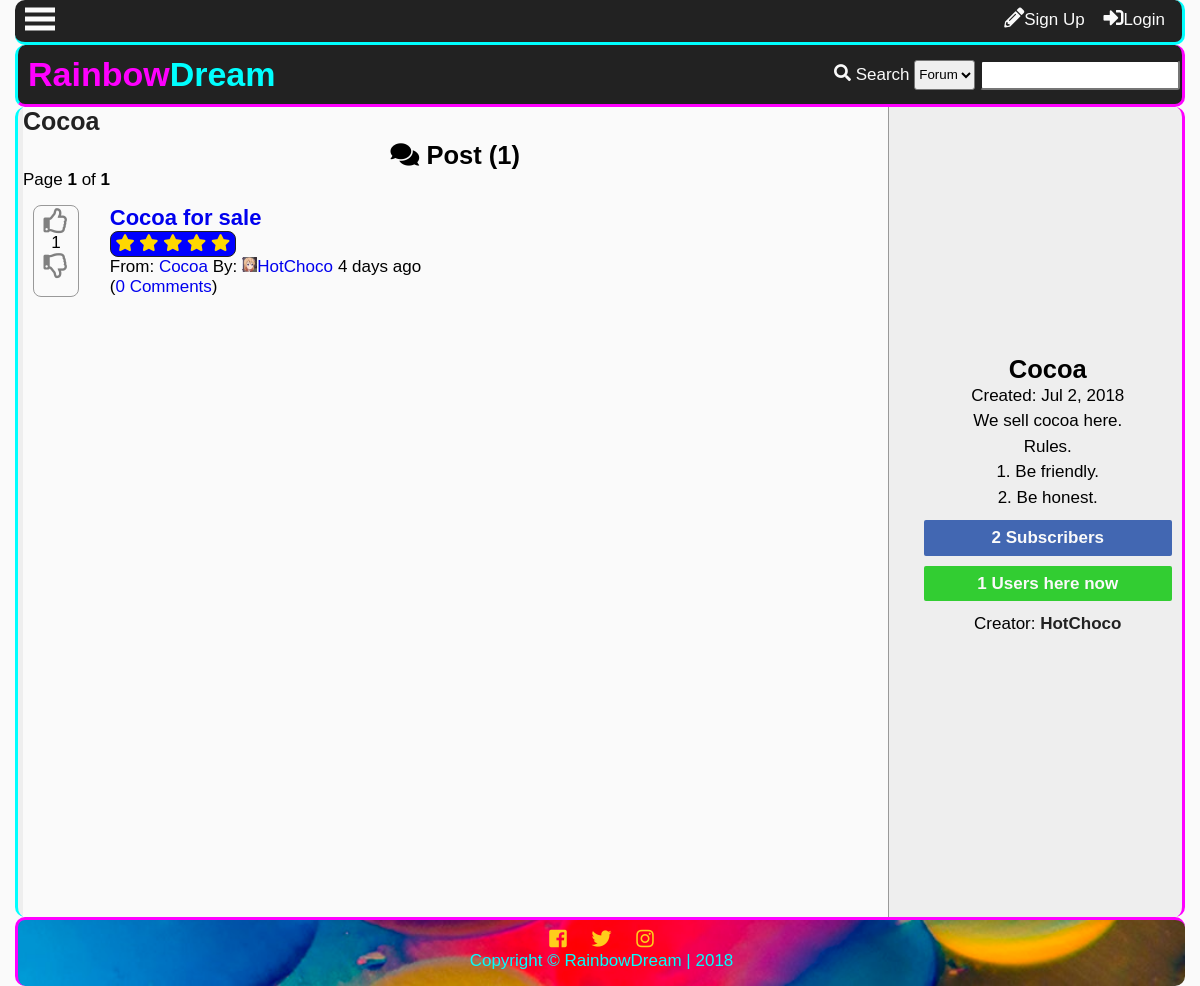
Page /forums.php?id=15 on the earlier database version.
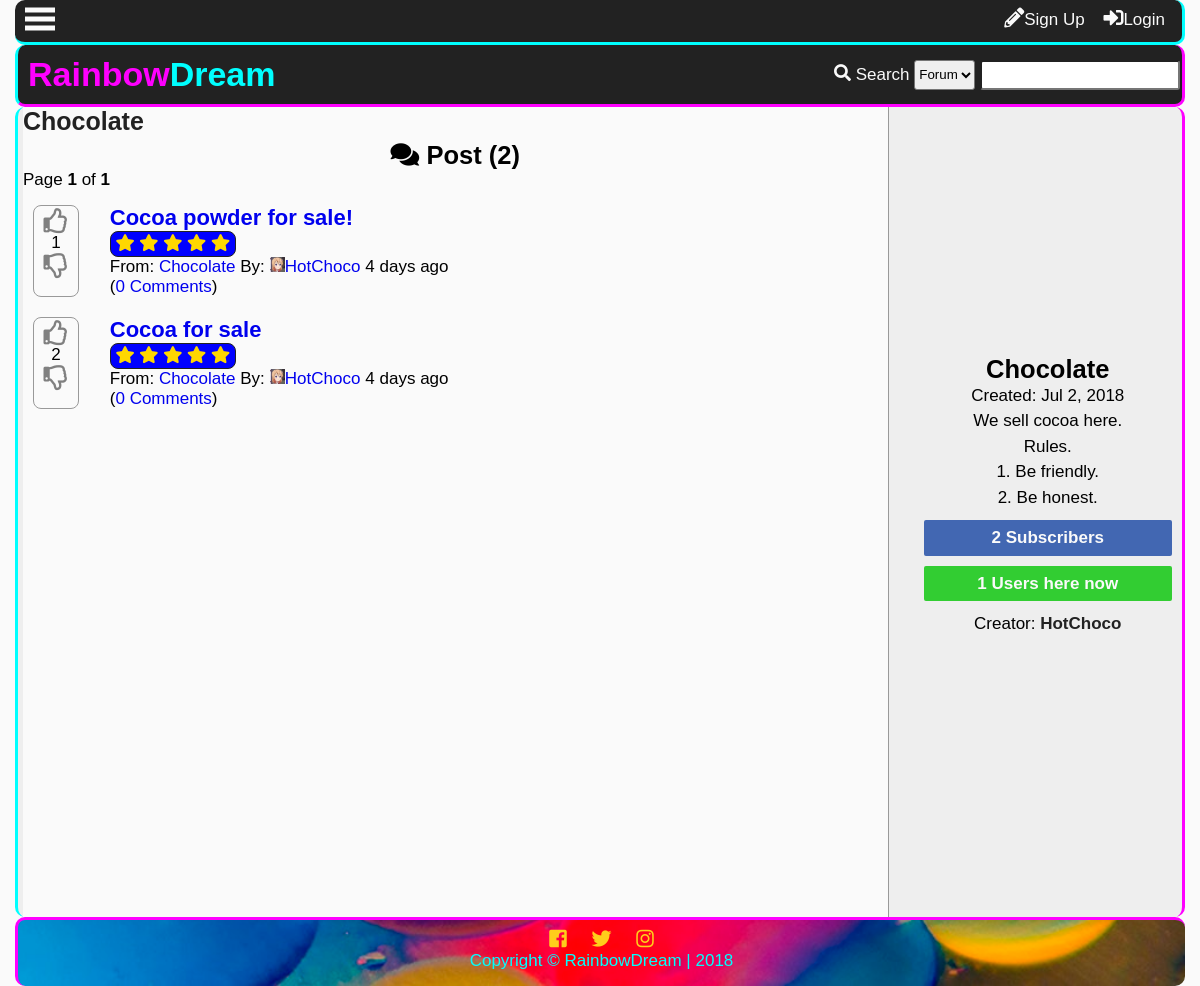
Same page on the later database version.
### tables this page shows
CREATE TABLE `tblforum` (
  `forumid` int(11) NOT NULL,
  `title` varchar(100) NOT NULL,
  `name` varchar(100) NOT NULL,
  `datecreated` datetime DEFAULT NULL,
  `description` varchar(255) NOT NULL,
  `creator` int(11) NOT NULL,
  `views` int(11) NOT NULL,
  `subscriber` int(11) NOT NULL
);

CREATE TABLE `tblpost` (
  `postid` int(11) NOT NULL,
  `forumid` int(11) NOT NULL,
  `title` varchar(150) NOT NULL,
  `datecreated` datetime DEFAULT NULL,
  `description` text NOT NULL,
  `starter` int(11) NOT NULL,
  `score` int(11) NOT NULL,
  `views` int(11) NOT NULL,
  `comments` int(11) NOT NULL
);

CREATE TABLE `tbluser` (
  `userid` int(11) NOT NULL,
  `username` varchar(100) NOT NULL,
  `password` varchar(100) NOT NULL,
  `firstname` varchar(100) NOT NULL,
  `middlename` varchar(100) NOT NULL,
  `lastname` varchar(100) NOT NULL,
  `birthday` varchar(20) NOT NULL,
  `datecreated` timestamp NOT NULL DEFAULT '0000-00-00 00:00:00',
  `email` varchar(100) NOT NULL,
  `website` varchar(255) NOT NULL,
  `location` varchar(255) NOT NULL,
  `usertypeid` int(11) NOT NULL,
  `access` int(11) NOT NULL,
  `imgname` varchar(100) NOT NULL,
  `imgtype` varchar(100) NOT NULL,
  `imgpath` varchar(200) NOT NULL,
  `bio` text NOT NULL,
  `is_show_email` tinyint(1) NOT NULL,
  `gender` int(11) NOT NULL,
  `lastupdate` timestamp NOT NULL DEFAULT '0000-00-00 00:00:00',
  `lastonline` timestamp NOT NULL DEFAULT '0000-00-00 00:00:00',
  `profileviews` int(11) NOT NULL
);

### forums.php (the view, shortened to what this page needs)
<?php
include'functions.php';
require_once('connection.php');
$forums = $_GET['id'];
$sql = "SELECT username,forumid,title,name,description,t1.datecreated,subscriber FROM tblforum AS t1
LEFT JOIN tbluser
	ON userid = creator
WHERE forumid='$forums'";
$result = $conn->query($sql);
$fetch = $result->fetch_object();
if($fetch){
$fid = $fetch->forumid;
$title = $fetch->title;
$name = $fetch->name;
$desc = $fetch->description;
$subcount = $fetch->subscriber;
$date = date("M j, Y", strtotime($fetch->datecreated));
$creator = $fetch->username;
}
?>
<!DOCTYPE html>
<html lang="en">
<head>
    <link rel="stylesheet" href="css/style.css">
  	<link rel="stylesheet" href="css/fontawesome-all.css">
</head>
<body>
	<div class="main-container">
	<?php
		addheader();
	?>
	<div class="other-content">
		<div class="forum-grid">
			<div class="main-forum">
				<h1><?php
				if($fetch){
				echo '<a id="top-title" href="forums.php?id='.$fid.'">'.$name.'</a>';} ?></h1>
				<ul id="forum-list">
<?php
$sql = "SELECT postid FROM tblpost
	LEFT JOIN tblforum
		ON tblpost.forumid = tblforum.forumid
	LEFT JOIN tbluser
		ON userid = starter
	WHERE tblpost.forumid='$forums'
	ORDER BY postid DESC";
$result=$conn->query($sql);
$rows=$result->num_rows;
$page_rows = 25;
$last = ceil($rows/$page_rows);
$pagenum = 1;
$limit = 'LIMIT ' .($pagenum - 1) * $page_rows .',' .$page_rows;
$sql = "SELECT postid,tblpost.forumid,name,tblpost.title,tblpost.datecreated,username,imgpath,comments,score FROM tblpost
	LEFT JOIN tblforum
		ON tblpost.forumid = tblforum.forumid
	LEFT JOIN tbluser
		ON userid = starter
	WHERE tblpost.forumid='$forums'
	ORDER BY postid DESC $limit";
	$result = $conn->query($sql);
$textline1 = "<i class='fas fa-comments'></i> Post (<b>$rows</b>)";
$textline2 = "Page <b>$pagenum</b> of <b>$last</b>";
$paginationCtrls = '';
 echo'<h2>  '.$textline1.'</h2>
  <p>  '.$textline2.' </p>
  <div id="pagination_controls"> '.$paginationCtrls.'</div>';
	while($row=$result->fetch_object()){
		$id = $row->postid;
		$forumid = $row->forumid;
		$forum = $row->name;
		$ptitle = $row->title;
		$name = $row->username;
		$comments = $row->comments;
		$score = $row->score;
		$flair= $row->imgpath;
		echo '<li value="'.$id.'">
 		<div class="forum-post-grid">';
 		if(isset($_SESSION['id'])){
		$sql2 = "SELECT upvoteid FROM tblupvotepost WHERE user='$uid' and post='$id'";
		$result2 = $conn->query($sql2);
		$upvote = $result2->num_rows;
		$sql3 = "SELECT downvoteid FROM tbldownvotepost WHERE user='$uid' and post='$id'";
		$result3 = $conn->query($sql3);
		$downvote = $result3->num_rows;
 		echo'
 		<div class="vote">';
 			if(!$upvote){
 			echo'<div id="up-'.$id.'" style="color:gray;" value="'.$id.'" onclick="upvotepost(this)" class="upvote"><i class="far fa-thumbs-up"></i></div>';
 			}else{
 			echo'<div id="up-'.$id.'" style="color:orangered;" value="'.$id.'" onclick="upvotepost(this)" class="upvote"><i class="far fa-thumbs-up"></i></div>';
 			}
 			if($score<0){
 				$score=0;
 			}
			echo'
			<div id="score-'.$id.'">'.$score.'</div>';
			if(!$downvote){
			echo'
			<div id="down-'.$id.'" style="color:gray;" value="'.$id.'" onclick="downvotepost(this)" class="downvote"><i class="far fa-thumbs-down"></i>
			</div>';
			}else{
			echo'
			<div id="down-'.$id.'" style="color:blue;" value="'.$id.'" onclick="downvotepost(this)" class="downvote"><i class="far fa-thumbs-down"></i>
			</div>';
			}
			echo'
		</div>';
		}else{
			echo'
		<div class="vote">
 			<div class="upvote" style="color:gray;" onclick="showlogin()">
			<i class="far fa-thumbs-up"></i>
			</div>';
			echo'<div>'.$score.'</div>
			<div class="downvote" style="color:gray;" onclick="showlogin()">
			<i class="far fa-thumbs-down"></i>
		</div>
		</div>';
		}
		echo'<div class="post-right">
		<p class="main-forum-title"><a href="reply.php?id='.$forumid.'&thread='.$id.'">'.$ptitle.'</a></p>';
		$sql3 = "SELECT upvoteid FROM tblupvotepost WHERE post='$id'";
			$result3 = $conn->query($sql3);
			$upvotecount = $result3->num_rows;
			$sql4 = "SELECT downvoteid FROM tbldownvotepost WHERE post='$id'";
			$result4 = $conn->query($sql4);
			$downvotecount = $result4->num_rows;
			$total = $upvotecount + $downvotecount;
			$percent = round($upvotecount/$total * 100);
			starsystem($percent);
		echo'<div class="second-line">
			<div class="from">
				From: <a href="forums.php?id='.$forumid.'">
				'.$forum.'</a> By:
			</div>
			<div class="by">
				<a href="profile.php?name='.$name.'">
				<p><div class="flair">
					<img src="'.$flair.'">
				</div>'.$name.'</a>
			</div>
			<div class="when">
				'.time_elapsed_string($date).'
			</div>
		</div>
		<div class="com">
			<p>(<a href="reply.php?id='.$forumid.'&thread='.$id.'">'.$comments.' Comments</a>)</p>
		</div>
		</div>
		</div>
		</li>';
	}
?>
			</ul>
			</div>
			<div class="forum-sidebar">
				<?php
					forumcontrols();
				?>
				<div class="forum-panel">
					<h2 id="forum-name"><?php if($fetch){ echo $title;}?></h2>
					<div class="" id="forum-date"><?php if($fetch){echo 'Created: '.$date;} ?></div>
					<p id="description"><?php if($fetch){echo nl2br($desc);} ?></p>
					<p id="subscriber-count"><?php if($fetch){echo $subcount;} ?> Subscribers</p>
					<p id="users-count">1 Users here now</p>
					<?php
						if($fetch){
							echo'Creator: <a class="creator" href=
							profile.php?='.$creator.'">'.$creator.'</a>';
						}
					?>
				</div>
			</div>
		</div>
	</div>
	<?php
		addfooter();
	?>
	</div>
</body>
</html>

### functions.php (shortened to what this page needs)
<?php
function addheader(){
	echo'<header id="main-header">
			<div class="grid-header">
				<div class="box1">
					<h1 id="header-text"><a href="index.php"><span id="first-text">Rainbow</span><span id="second-text">Dream</span></a></h1>
				</div>
				<div class="box2">';
						search_function();
				echo'</div>
				<div class="modal2">
				</div>
				<div id="search-dropdown">
				</div>
			</div>
		</header>
		<div class="subheader">
			<div class="subgrid">
				<div class="svg">
					<p class="open-slide" onclick="openSlideMenu()">
						<svg width="30" height="30">
							<path d="M0,5 30,5" stroke="#fafafa" stroke-width="5"/>
							<path d="M0,14 30,14" stroke="#fafafa" stroke-width="5"/>
							<path d="M0,23 30,23" stroke="#fafafa" stroke-width="5"/>
						</svg>
					</p>
				</div>
				<div class="profile-grid">';
						session_button();
				echo'</div>
			</div>
		</div>
	';
}
function addfooter(){
	echo'<footer id="main-footer">
			<div class="container">
				<a target="_blank" title="Like us on Facebook" href="https://www.facebook.com/"><i class="fab fa-facebook-square"></i></a>
				<a target="_blank" title="Follow us on Twitter" href="https://twitter.com/"><i class="fab fa-twitter"></i></a>
				<a target="_blank" title="Follow us on Instagram" href="https://www.instagram.com/?hl=ens"><i class="fab fa-instagram"></i></a>
				<p>Copyright &copy; <span id="company">RainbowDream</span> | 2018</p>
			</div>
		</footer>';
}
function time_elapsed_string($datetime, $full = false) {
    $now = new DateTime;
    $ago = new DateTime($datetime);
    $diff = $now->diff($ago);
    $string = array(
        'y' => 'year',
        'm' => 'month',
        'd' => 'day',
        'h' => 'hour',
        'i' => 'minute',
        's' => 'second',
    );
    foreach ($string as $k => &$v) {
        if ($diff->$k) {
            $v = $diff->$k . ' ' . $v . ($diff->$k > 1 ? 's' : '');
        } else {
            unset($string[$k]);
        }
    }
    if (!$full) $string = array_slice($string, 0, 1);
    return $string ? implode(', ', $string) . ' ago' : 'just now';
}
function session_button(){
	$conn = mysqli_connect ("localhost", "root", "", "itsproject");
	if(isset($_SESSION['id'])){
	$id=$_SESSION['id'];
		$sql="SELECT imgpath FROM tbluser WHERE userid=".$id."";
		$result=$conn->query($sql);
		$row=$result->fetch_object();
		$tn_image=$row->imgpath;
		if($tn_image==''){
			$tn_image='img/default.png';
		}
$sql="SELECT pmid FROM tblpm WHERE receiverid='$id' AND checked=0 GROUP BY senderid";
$result=$conn->query($sql);
$count=$result->num_rows;
		echo'<a class="button" title="Check your messages" href="inbox.php?name='.$_SESSION["name"].'"><i class="far fa-envelope"></i><span id="pmnum">'.$count.'</span></a>';
$sql="SELECT notifid FROM tblnotif
	WHERE receiverid='$id' and checked=0
	";
$result=$conn->query($sql);
$count=$result->num_rows;
		echo'<a class="button" id="notifbtn" title="Check your notifications" onclick="toggleNotif()""><i class="far fa-bell"></i><span id="notifnum">'.$count.'</span></a>
		<a class="button" href=profile.php?name='.$_SESSION['name'].'>
		'.$_SESSION["name"].'\'s Profile<div class="top-tn"><img src="'.$tn_image.'""></div></a>';
		echo'<div id="notifdrop">
		Notifications
		<ul>';
$sql="SELECT notifid,username,imgpath,receiverid,notifdate,notiftype,checked,details,details2 FROM tblnotif
	LEFT JOIN tbluser
		ON tblnotif.userid=tbluser.userid
	WHERE receiverid='$id'
	ORDER BY notifid DESC
	LIMIT 10";
$result=$conn->query($sql);
$count=$result->num_rows;
if($count==0){
	echo'<li>No notifications yet...</li>';
}else{
while($rows=$result->fetch_object())
{
$nid=$rows->notifid;
$uname=$rows->username;
$rid=$rows->receiverid;
$date=time_elapsed_string($rows->notifdate);
$type=$rows->notiftype;
$imgpath=$rows->imgpath;
$uname=$rows->username;
$details=$rows->details;
$details2=$rows->details2;
if(!$imgpath){
	$imgpath='img/default.png';
}
if($type==1){
	echo'<li><div class="comment-tn">
				<img src="'.$imgpath.'">
			</div> <a class="n1" href="profile.php?name='.$uname.'">'.$uname.'</a> <a class="n2" href="profile.php?name='.$_SESSION['name'].'#comment'.$details.'"> has commented on your profile '.$date.'</a></li>';
} else if($type==2){
	if ($details2==1){
	echo'<li><div class="comment-tn">
				<img src="'.$imgpath.'">
			</div>
			 <a class="n1" href="profile.php?name='.$uname.'">'.$uname.'</a> has sent a friend request '.$date.'<br>
		<div id="fr-'.$nid.'"><a class="fr-yes" onclick="friendyes(this)" value="'.$nid.'">Yes</a> <a class="fr-no" onclick="friendno(this)" value="'.$nid.'">No</a>
		</div>
		</li>';
	} else if($details2==2){
		echo'<li><div class="comment-tn">
				<img src="'.$imgpath.'">
			</div>
			 <a class="n1" href="profile.php?name='.$uname.'">'.$uname.'</a> has sent a friend request '.$date.'<br>
		<div id="fr-'.$nid.'">
			Request Accepted
		</div>
		</li>';
	} else if($details2==3){
		echo'<li><div class="comment-tn">
				<img src="'.$imgpath.'">
			</div>
			 <a class="n1" href="profile.php?name='.$uname.'">'.$uname.'</a> has sent a friend request '.$date.'<br>
		<div id="fr-'.$nid.'">
			Request Denied
		</div>
		</li>';
	}
}else if ($type==3){
	echo'<li><i class="fas fa-ban banned"></i> Sorry, your profile picture has been removed.<br>
	Please read the rules and guidelines.</li>';
}
}
}
		echo'<center><a id="seeallnotif" href="notification.php">See all notifications</a></center>
		</ul>
		</div>';
	}else{
		echo'<a href ="register.php" class="button"><i class="fas fa-pencil-alt"></i></i>Sign Up</a>
		<a id="modalBtn" class="button"><i class="fas fa-sign-in-alt"></i>Login</a>';
	}
}
function search_function(){
	echo'
		<form action="search.php" method="get">
			<i class="fas fa-search"></i>
			<label>Search</label>
			<select name="criteria" id="criteria">
				<option value="1">Forum</option>
				<option value="2">User</option>
			</select>
			<input type="text" onkeyup="searchdropdown()" required name="search-text" id="search-text" autocomplete="off">
		</form>
	';
}
function forumcontrols(){
	if(!isset($_SESSION['id'])){
		echo'<div id="sidebar-blank"></div>';
		}
}
function starsystem($percent){
	echo'<div class="star-system" title="'.$percent.'% of voters likes this">';
	if($percent>=98){
	echo'
		<i class="fas fa-star"></i>
		<i class="fas fa-star"></i>
		<i class="fas fa-star"></i>
		<i class="fas fa-star"></i>
		<i class="fas fa-star"></i>
	';
	}else if($percent>=85 & $percent<98){
	echo'
		<i class="fas fa-star"></i>
		<i class="fas fa-star"></i>
		<i class="fas fa-star"></i>
		<i class="fas fa-star"></i>
		<i class="fas fa-star-half"></i>
	';
	}else if($percent>=75 & $percent<85){
	echo'
		<i class="fas fa-star"></i>
		<i class="fas fa-star"></i>
		<i class="fas fa-star"></i>
		<i class="fas fa-star"></i>
		<i class="far fa-star"></i>
	';
	}else if($percent>=65 & $percent<75){
	echo'
		<i class="fas fa-star"></i>
		<i class="fas fa-star"></i>
		<i class="fas fa-star"></i>
		<i class="fas fa-star-half"></i>
		<i class="far fa-star"></i>
	';
	}else if($percent>=55 & $percent<65){
	echo'
		<i class="fas fa-star"></i>
		<i class="fas fa-star"></i>
		<i class="fas fa-star"></i>
		<i class="far fa-star"></i>
		<i class="far fa-star"></i>
	';
	}else if($percent>=45 & $percent<55){
	echo'
		<i class="fas fa-star"></i>
		<i class="fas fa-star"></i>
		<i class="fas fa-star-half"></i>
		<i class="far fa-star"></i>
		<i class="far fa-star"></i>
	';
	}else if($percent>=35 & $percent<45){
	echo'
		<i class="fas fa-star"></i>
		<i class="fas fa-star"></i>
		<i class="far fa-star"></i>
		<i class="far fa-star"></i>
		<i class="far fa-star"></i>
	';
	}else if($percent>=25 & $percent<35){
	echo'
		<i class="fas fa-star"></i>
		<i class="fas fa-star-half"></i>
		<i class="far fa-star"></i>
		<i class="far fa-star"></i>
		<i class="far fa-star"></i>
	';
	}else if($percent>=15 & $percent<25){
	echo'
		<i class="fas fa-star"></i>
		<i class="far fa-star"></i>
		<i class="far fa-star"></i>
		<i class="far fa-star"></i>
		<i class="far fa-star"></i>
	';
	}else if($percent>=4 & $percent<15){
	echo'
		<i class="fas fa-star-half"></i>
		<i class="far fa-star"></i>
		<i class="far fa-star"></i>
		<i class="far fa-star"></i>
		<i class="far fa-star"></i>
	';
	}else if($percent<4){
	echo'
		<i class="far fa-star"></i>
		<i class="far fa-star"></i>
		<i class="far fa-star"></i>
		<i class="far fa-star"></i>
		<i class="far fa-star"></i>
	';
	}
	echo'</div>';
}

Differences in the rows shown:
changed tblforum "We sell cocoa here. Rules. 1. Be friendly. 2. Be honest.": name "Cocoa" → "Chocolate"; title "Cocoa" → "Chocolate"
added tblpost: $id 20 (drawn), score "1", title "Cocoa powder for sale!", forumid.name "Chocolate", tbluser.imgpath (picture), tbluser.username "HotChoco", forumid.datecreated "4 days ago", comments "0"
changed tblpost "Cocoa for sale": score "1" → "2"; forumid.name "Cocoa" → "Chocolate"
Other differences:
$rows: "1" → "2"
